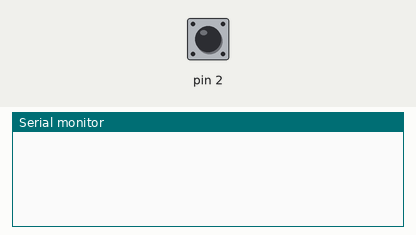
Simulated run of this sketch. Board: Arduino Uno, built with avr-gcc and run on an emulated ATmega328P. On the bench: the last lines printed to the serial monitor. Inputs (shaded band) come from the test bench; at power-on: pin 2 HIGH.

Above: at 1.2 s.
1.3 s: pin 2 pulled LOW for 0.15 s
At 1.9 s:
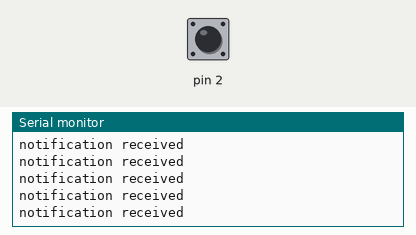
3.2 s: pin 2 pulled LOW for 1 s
At 4.0 s:
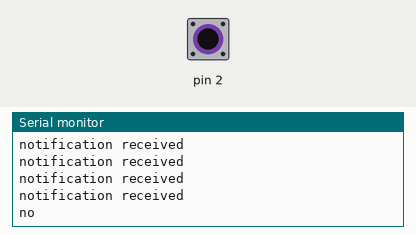
5.7 s: pin 2 pulled LOW for 0.15 s
8.8 s: pin 2 pulled LOW for 1 s
At 9.1 s:
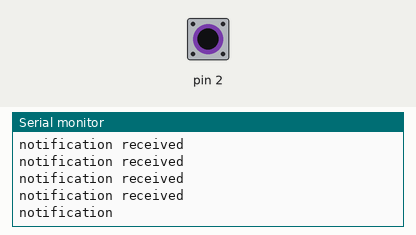
11.3 s: pin 2 pulled LOW for 3.2 s
At 12.1 s:
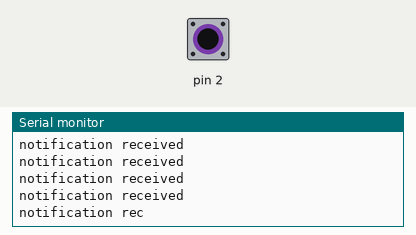

The sketch:

interruptNotify.ino
```cpp
#include <Arduino_FreeRTOS.h>
TaskHandle_t notify_h;
void notify(void* param)
{
  while(1)
  {
    if((ulTaskNotifyTake( NULL,portMAX_DELAY)))
    {
      Serial.println("notification received\n");
    }
  }
}
void setup()
{
  Serial.begin(9600);
  pinMode(2,INPUT_PULLUP);
  xTaskCreate(notify,"notify",128,NULL,1,&notify_h);
  attachInterrupt(digitalPinToInterrupt(2),interruptHandle,LOW);
  // put your setup code here, to run once:
}
void interruptHandle(void)
{
    BaseType_t xHigherPriorityTaskWoken = pdFALSE;
  vTaskNotifyGiveFromISR( notify_h,NULL);
 // if (xHigherPriorityTaskWoken)
  //{
    taskYIELD();
  //}
}
void loop() {
  // put your main code here, to run repeatedly:

}
```

Measured:
- after the input at 1.3 s, the serial monitor: prints a new line after 0.07 s (image 1)
